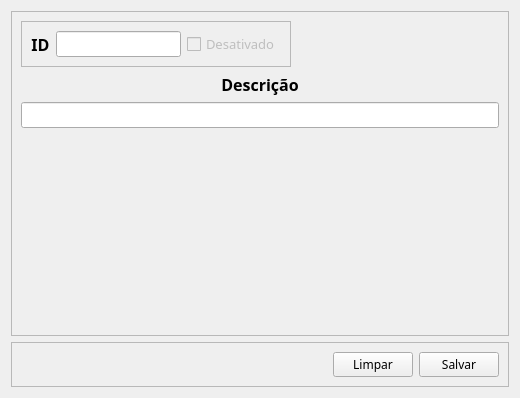
               <widget class="QWidget" name="aba2_cadastroTiposAtendimento">
                <attribute name="icon">
                 <iconset resource="assets.qrc">
                  <normaloff>:/assets/icons/add_alt_white.svg</normaloff>:/assets/icons/add_alt_white.svg</iconset>
                </attribute>
                <attribute name="title">
                 <string>Cadastro</string>
                </attribute>
                <layout class="QVBoxLayout" name="verticalLayout_28">
                 <item>
                  <widget class="QFrame" name="frame1_mainCadastroTiposAtendimento">
                   <property name="sizePolicy">
                    <sizepolicy hsizetype="Preferred" vsizetype="Expanding">
                     <horstretch>0</horstretch>
                     <verstretch>0</verstretch>
                    </sizepolicy>
                   </property>
                   <property name="frameShape">
                    <enum>QFrame::StyledPanel</enum>
                   </property>
                   <property name="frameShadow">
                    <enum>QFrame::Raised</enum>
                   </property>
                   <layout class="QVBoxLayout" name="verticalLayout_29">
                    <item alignment="Qt::AlignLeft">
                     <widget class="QFrame" name="frame_idTiposAtendimento">
                      <property name="frameShape">
                       <enum>QFrame::StyledPanel</enum>
                      </property>
                      <property name="frameShadow">
                       <enum>QFrame::Raised</enum>
                      </property>
                      <layout class="QHBoxLayout" name="horizontalLayout_21">
                       <item>
                        <widget class="QLabel" name="lb_tiposAtendimentoId">
                         <property name="font">
                          <font>
                           <family>Poppins</family>
                           <pointsize>12</pointsize>
                           <bold>true</bold>
                          </font>
                         </property>
                         <property name="text">
                          <string>ID</string>
                         </property>
                         <property name="alignment">
                          <set>Qt::AlignCenter</set>
                         </property>
                        </widget>
                       </item>
                       <item>
                        <widget class="QLineEdit" name="ed_tiposAtendimentoId">
                         <property name="sizePolicy">
                          <sizepolicy hsizetype="Expanding" vsizetype="Fixed">
                           <horstretch>0</horstretch>
                           <verstretch>0</verstretch>
                          </sizepolicy>
                         </property>
                         <property name="maximumSize">
                          <size>
                           <width>356</width>
                           <height>16777215</height>
                          </size>
                         </property>
                         <property name="font">
                          <font>
                           <family>Poppins</family>
                           <pointsize>10</pointsize>
                          </font>
                         </property>
                         <property name="inputMethodHints">
                          <set>Qt::ImhNone</set>
                         </property>
                         <property name="readOnly">
                          <bool>true</bool>
                         </property>
                        </widget>
                       </item>
                       <item>
                        <widget class="QCheckBox" name="cb_tiposAtendimentoDesativado">
                         <property name="enabled">
                          <bool>false</bool>
                         </property>
                         <property name="font">
                          <font>
                           <family>Poppins</family>
                           <pointsize>10</pointsize>
                          </font>
                         </property>
                         <property name="text">
                          <string>Desativado</string>
                         </property>
                         <property name="checkable">
                          <bool>true</bool>
                         </property>
                        </widget>
                       </item>
                      </layout>
                     </widget>
                    </item>
                    <item>
                     <widget class="QLabel" name="lb_tiposAtendimentoDescricao">
                      <property name="font">
                       <font>
                        <family>Poppins</family>
                        <pointsize>12</pointsize>
                        <bold>true</bold>
                       </font>
                      </property>
                      <property name="text">
                       <string>Descrição</string>
                      </property>
                      <property name="alignment">
                       <set>Qt::AlignCenter</set>
                      </property>
                     </widget>
                    </item>
                    <item>
                     <widget class="QLineEdit" name="ed_tiposAtendimentoDescricao">
                      <property name="font">
                       <font>
                        <family>Poppins</family>
                        <pointsize>10</pointsize>
                        <underline>false</underline>
                       </font>
                      </property>
                      <property name="inputMask">
                       <string/>
                      </property>
                      <property name="text">
                       <string/>
                      </property>
                      <property name="alignment">
                       <set>Qt::AlignCenter</set>
                      </property>
                      <property name="dragEnabled">
                       <bool>false</bool>
                      </property>
                      <property name="readOnly">
                       <bool>false</bool>
                      </property>
                      <property name="clearButtonEnabled">
                       <bool>true</bool>
                      </property>
                     </widget>
                    </item>
                    <item>
                     <spacer name="verticalSpacer_4">
                      <property name="orientation">
                       <enum>Qt::Vertical</enum>
                      </property>
                      <property name="sizeHint" stdset="0">
                       <size>
                        <width>20</width>
                        <height>198</height>
                       </size>
                      </property>
                     </spacer>
                    </item>
                   </layout>
                  </widget>
                 </item>
                 <item>
                  <widget class="QFrame" name="frame2_btnCadastroTiposAtendimento">
                   <property name="frameShape">
                    <enum>QFrame::StyledPanel</enum>
                   </property>
                   <property name="frameShadow">
                    <enum>QFrame::Raised</enum>
                   </property>
                   <layout class="QHBoxLayout" name="horizontalLayout_20">
                    <item>
                     <spacer name="horizontalSpacer_4">
                      <property name="orientation">
                       <enum>Qt::Horizontal</enum>
                      </property>
                      <property name="sizeHint" stdset="0">
                       <size>
                        <width>312</width>
                        <height>20</height>
                       </size>
                      </property>
                     </spacer>
                    </item>
                    <item>
                     <widget class="QPushButton" name="btn_limparCadastroTiposAtendimento">
                      <property name="font">
                       <font>
                        <family>Poppins</family>
                       </font>
                      </property>
                      <property name="text">
                       <string>Limpar</string>
                      </property>
                      <property name="icon">
                       <iconset resource="assets.qrc">
                        <normaloff>:/assets/icons/limpar.svg</normaloff>:/assets/icons/limpar.svg</iconset>
                      </property>
                      <property name="iconSize">
                       <size>
                        <width>18</width>
                        <height>18</height>
                       </size>
                      </property>
                     </widget>
                    </item>
                    <item>
                     <widget class="QPushButton" name="btn_salvarCadastroTiposAtendimento">
                      <property name="font">
                       <font>
                        <family>Poppins</family>
                       </font>
                      </property>
                      <property name="text">
                       <string>Salvar</string>
                      </property>
                      <property name="icon">
                       <iconset resource="assets.qrc">
                        <normaloff>:/assets/icons/add.svg</normaloff>:/assets/icons/add.svg</iconset>
                      </property>
                      <property name="iconSize">
                       <size>
                        <width>18</width>
                        <height>18</height>
                       </size>
                      </property>
                     </widget>
                    </item>
                   </layout>
                  </widget>
                 </item>
                </layout>
               </widget>
